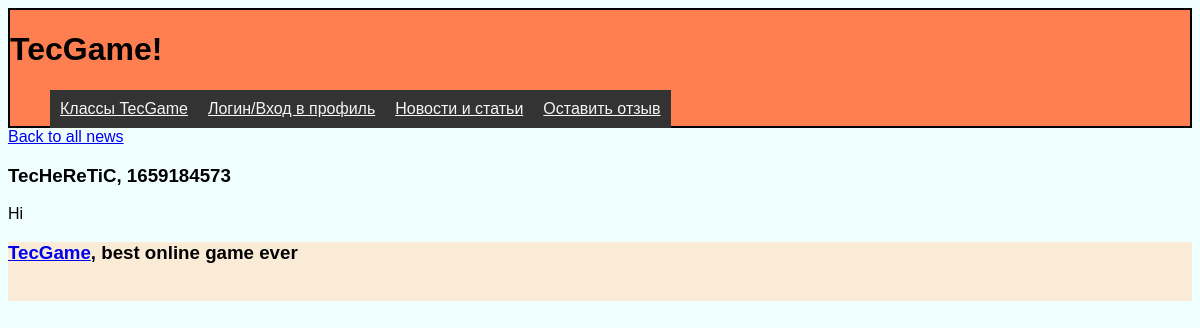
/news/Hello, TecGame (signed in), run on the app's committed database.
### tables this page shows
CREATE TABLE posts (id INTEGER PRIMARY KEY AUTOINCREMENT, title TEXT (100) UNIQUE NOT NULL, content TEXT (600) NOT NULL, author TEXT (50) NOT NULL, time_posted INTEGER NOT NULL, views INTEGER DEFAULT (0), time_format TEXT);

### main.py (the view)
@app.route('/news/<title>')
@login_required
def show_article(title):
    dbase = DataBase(get_db())
    article = dbase.getNews(title=title)
    if not article:
        abort(404)
    if 'articles_visits' not in session:
        session['articles_visits'] = {}
    if current_user.is_authenticated:
        if title not in session['articles_visits']:
            session['articles_visits'][title] = [current_user.name]
            session.modified = True
            dbase.viewNews(title)
        elif current_user.name not in session['articles_visits'][title]:
            session['articles_visits'][title].append(current_user.name)
            session.modified = True
            dbase.viewNews(title)
    print(session['articles_visits'])
    return render_template('article_text.html', article=article)

### app.py (called while the page is built)
def connect_db() -> sqlite3.Connection:
    conn = sqlite3.connect(DATABASE)
    conn.row_factory = sqlite3.Row
    return conn

### main.py (called while the page is built)
@login_manager.user_loader
def load_user(user_id):
    return UserLogin().fromDB(user_id, dbase)

@app.before_first_request
def get_db() -> sqlite3.Connection:
    if not hasattr(g, 'link_db'):
        g.link_db = connect_db()
    return g.link_db

@app.before_request
def get_dbase():
    global dbase
    dbase = DataBase(get_db())

### scripts/DataBase.py (called while the page is built)
    def getData(self, request, data: list | tuple = (), fetch='all') -> list[dict]:
        try:
            self.__curs.execute(request, data)
            if fetch == 'all':
                res = self.__curs.fetchall()
            else:
                res = self.__curs.fetchone()
            return res
        except Exception as e:
            print(e)
        return []

    def updateData(self, request, data: list | tuple = ()):
        try:
            self.__curs.execute(request, data)
            self.__db.commit()
            return 'Successfully modified'
        except Exception as e:
            print(e)
            return e

    def getNews(self, title=None) -> list[dict]:
        if not title:
            request = f'''SELECT * FROM posts
                          ORDER BY time_posted DESC  '''
        else:
            request = f'''SELECT * FROM posts
                        WHERE title = (?)
                            ORDER BY time_posted DESC '''
        return self.getData(request, (title,) if title else (),
                            'all' if not title else 'one')

    def viewNews(self, title):
        request = '''UPDATE posts
        SET views = views + 1
        WHERE title = (?)'''
        return self.updateData(request, (title,))

    def getUserbyId(self, id):
        request = '''SELECT * FROM users
                    WHERE id = (?)'''
        return self.getData(request, (id,), fetch='one')

### scripts/UserLogin.py (called while the page is built)
    def fromDB(self, username, db: DataBase) -> 'UserLogin':
        self.__user = db.getUserbyId(username)
        return self

    @property
    def name(self):
        return self.__user['name'] if self.__user else 'No name'

### templates/article_text.html (shortened to what this page needs)
{% extends 'home_page.html' %}
{% block content %}
    <a class="back" href="{{ url_for('news_list') }}">Back to all news</a>
    <h3 class="title"> {{ article.author }}, {{ article.time_posted }}</h3>
    <p class="text"> {{ article.content | safe }}</p>
{% endblock %}

### static/css/main_appear.css (style rules this page uses)
body { font-family: sans-serif; background: azure; }

### data on the page
posts: author "TecHeReTiC", time_posted "1659184573", content "Hi"
